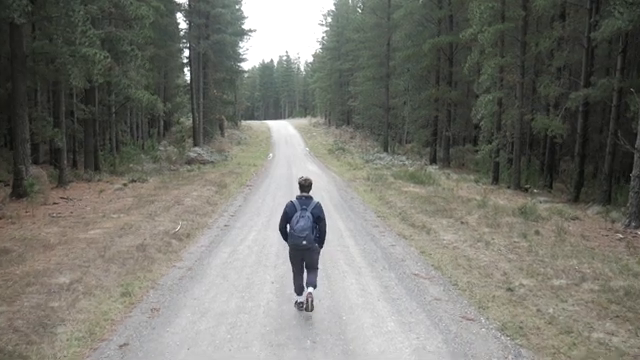
#> input picture frame 17 of walking.mp4, 640 x 360 px
$ python 2HOG.py
#> lines starting #> are read from the running program, lines starting #| are printed output that depends on the picture; after the words box and inside, x2 and y2 are one past the last pixel; in counts of white or black regions, pixels touching at a corner belong together
import cv2
import time
import numpy as np

hog = cv2.HOGDescriptor()
hog.setSVMDetector(cv2.HOGDescriptor_getDefaultPeopleDetector())
cap = cv2.VideoCapture("walking.mp4")
while True:
    r, frame = cap.read()
#> frame is the input picture: shape (360, 640, 3); mean B, G, R 111.5, 118.7, 119
    if r:
        start_time = time.time()
        frame = cv2.resize(frame, (640, 360)) # Downscale to improve frame rate
        gray_frame = cv2.cvtColor(frame, cv2.COLOR_RGB2GRAY) # HOG needs a grayscale image

        rects, weights = hog.detectMultiScale(gray_frame)
#> rects = [[264, 168, 79, 159]]; weights = [1.87]

        # Measure elapsed time for detections
        end_time = time.time()
        print("Elapsed time:", end_time-start_time)

        mask = np.zeros_like(gray_frame)  # Create a black mask

        for i, (x, y, w, h) in enumerate(rects):
            if weights[i] < 0.7:
                continue
            cv2.rectangle(frame, (x, y), (x+w, y+h), (0, 255, 0), 2)

            # Create a mask for the area inside the rectangle
            roi = mask[y:y+h, x:x+w]
            roi[:] = 255  # Set the region inside the rectangle to white
#> this loop made 1 pass
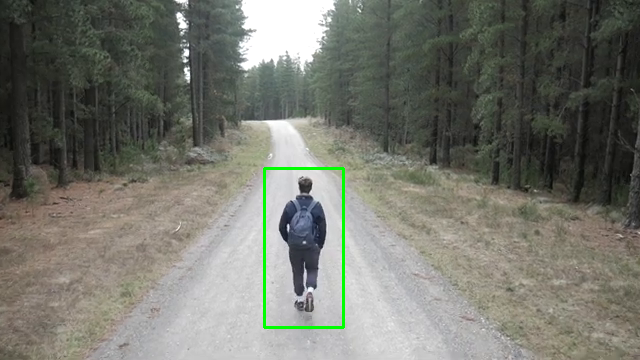
#> frame: shape (360, 640, 3); 0.62% of pixels changed, all inside (x1, y1, x2, y2) = (263, 167, 345, 329)
#> roi: shape (159, 79); every value is 255

        # Apply the mask to the frame to remove the background inside the detected rectangles
        frame = cv2.bitwise_and(frame, frame, mask=mask)
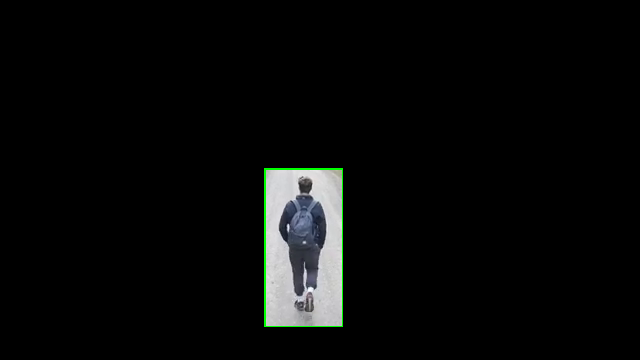
#> frame: shape (360, 640, 3); mean B, G, R 8.8, 9.2, 8.4

        cv2.imshow("preview", frame)
    k = cv2.waitKey(1)
#> (key q is pressed here)
    if k & 0xFF == ord("q"): # Exit condition
        break

$ run again, starting later in the video
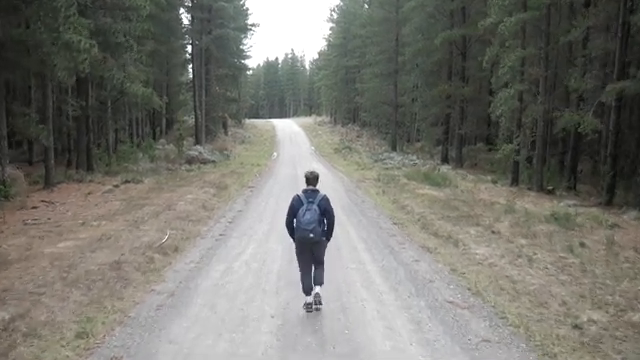
#> input picture frame 80 of walking.mp4, 640 x 360 px
#> frame is the input picture: shape (360, 640, 3); mean B, G, R 112.2, 118.8, 119.5
#> rects = [[266, 152, 89, 178]]; weights = [2.32]
#> the loop `for i, (x, y, w, h) in enumerate(rects):` made 1 pass
#> after the loop `for i, (x, y, w, h) in enumerate(rects):`:
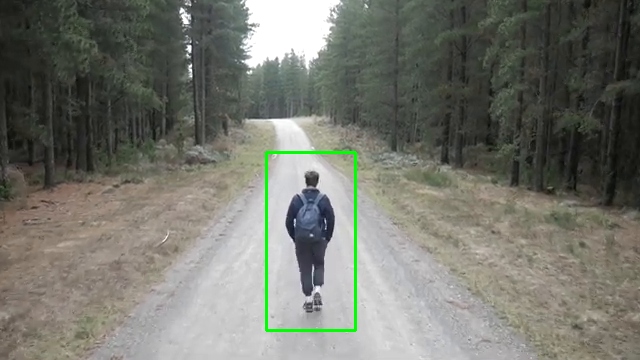
#> frame: shape (360, 640, 3); 0.69% of pixels changed, all inside (x1, y1, x2, y2) = (265, 151, 357, 332)
#> `frame = cv2.bitwise_and(frame, frame, mask=mask)`:
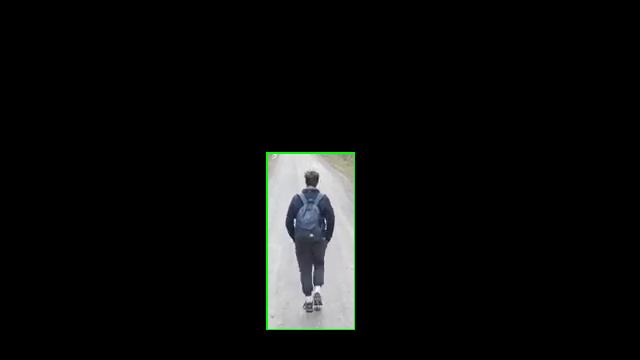
#> frame: shape (360, 640, 3); mean B, G, R 11.4, 11.9, 11

$ run again, starting later in the video
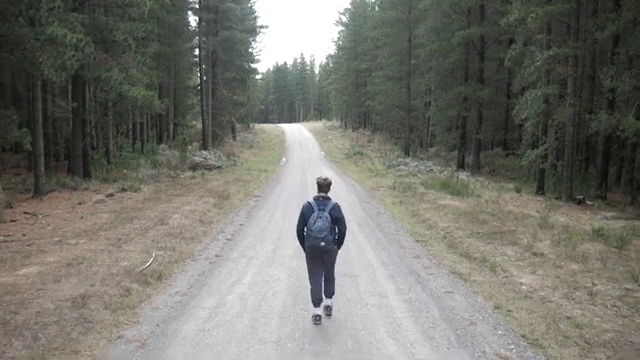
#> input picture frame 142 of walking.mp4, 640 x 360 px
#> frame is the input picture: shape (360, 640, 3); mean B, G, R 111.1, 118.1, 118.4
#> rects = [[278, 162, 87, 175]]; weights = [2.02]
#> the loop `for i, (x, y, w, h) in enumerate(rects):` made 1 pass
#> after the loop `for i, (x, y, w, h) in enumerate(rects):`:
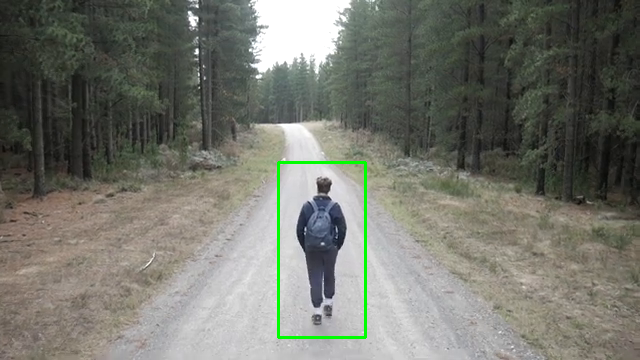
#> frame: shape (360, 640, 3); 0.68% of pixels changed, all inside (x1, y1, x2, y2) = (277, 161, 367, 339)
#> `frame = cv2.bitwise_and(frame, frame, mask=mask)`:
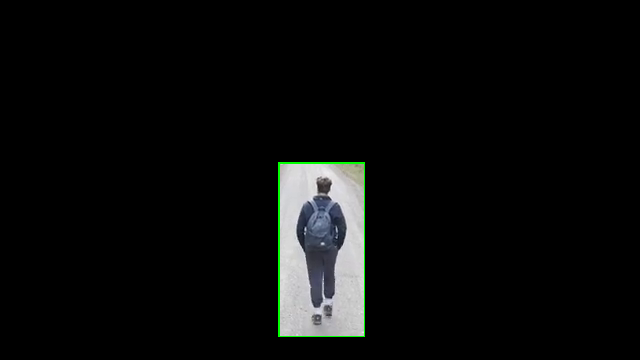
#> frame: shape (360, 640, 3); mean B, G, R 10.8, 11.3, 10.4
